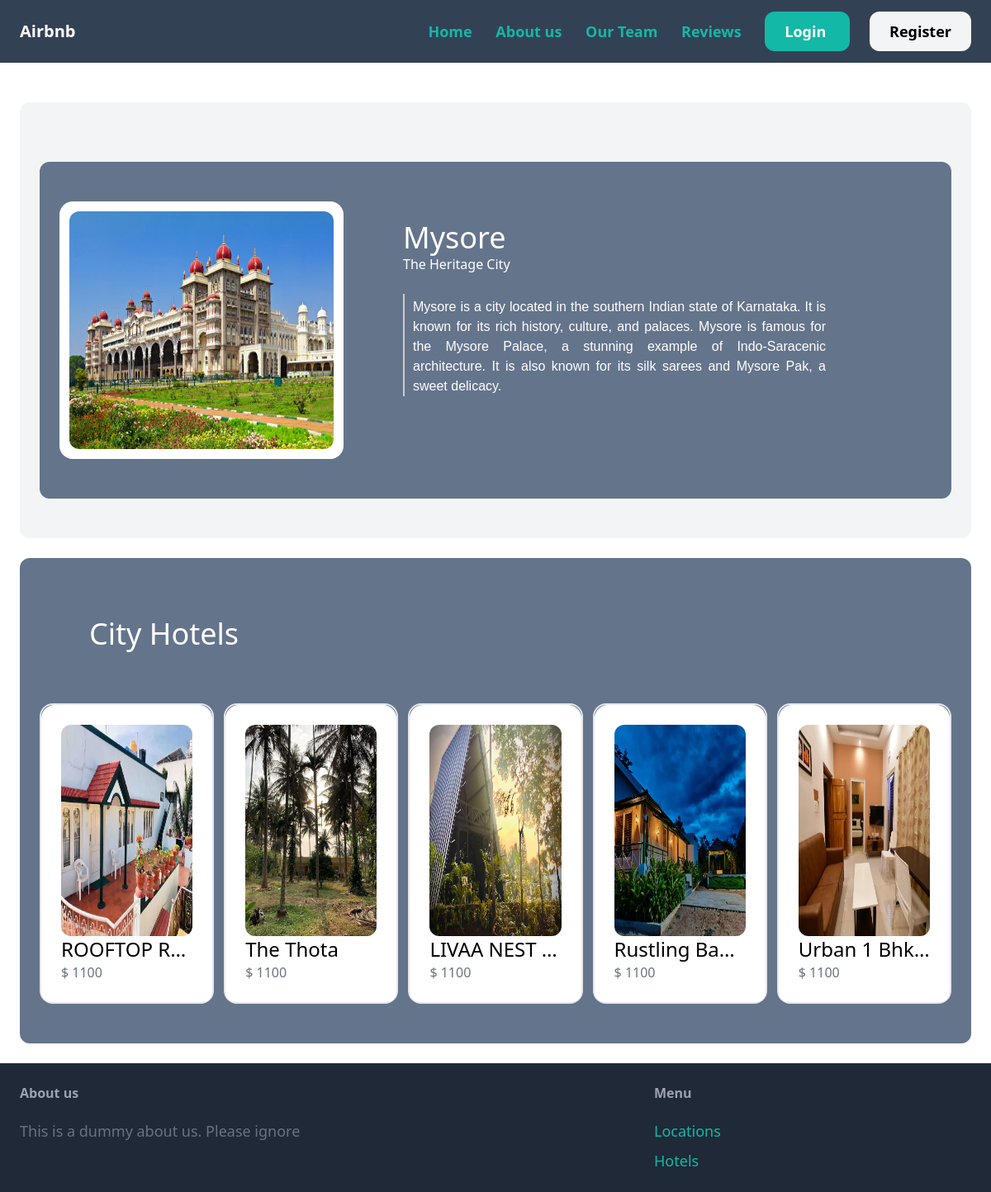
The page /get_location_detials/Mysore/ on the database its author committed.
### hotel/models.py (models this page shows, shortened)
class Location(models.Model):
    name = models.CharField(max_length=50)
    description = models.TextField()
    long_description = models.TextField(blank=True, null=True)
    short_description = models.CharField(max_length=50, blank=True, null=True)
    image = models.ImageField(upload_to="location_images", blank=True, null=True)

class Hotel(models.Model):
    location = models.ForeignKey(Location, on_delete=models.CASCADE)
    name = models.CharField(max_length=50)
    index = models.CharField(max_length=3)
    description = models.TextField()
    short_description = models.CharField(max_length=50, blank=True, null=True)
    host_description = models.CharField(max_length=50, blank=True, null=True)
    long_description = models.TextField(null=True)
    image = models.ImageField(upload_to="hotel_images", blank=True, null=True)
    price = models.IntegerField()

### hotel/views.py (the view)
# urls.py: path('get_location_detials/<str:location_name>/', get_location_detials, name="get_location_detials"),
def get_location_detials(request, location_name):
    location = Location.objects.get(name__iexact=location_name)
    hotels = Hotel.objects.filter(location__name__iexact=location_name)
    context = {
        "location": location,
        "hotels": hotels
    }
    return render(request, "hotel/location_details.html", context=context)

### hotel/templates/hotel/location_details.html
{% extends 'core/base.html' %}
{% block content %}
<div class="mt-6 px-6 py-12 bg-gray-100 rounded-xl">
    <div class="mt-6 px-6 py-12 bg-slate-500  rounded-xl">
        <div class="grid grid-cols-3 gap-3">
            <div class="bg-white p-3 rounded-2xl w-full">
                {% if location.image %}
                    <img src="{{ location.image.url }}" class="rounded-xl w-96 h-72">
                {% else %}
                    <img src="/media/location_images/cities/{{location.name|lower}}.jpg" class="rounded-xl w-96 h-72">
                {% endif %}
            </div>
            <div class="mb-4 ml-9 p-6 text-white col-span-2">
                <h1 class="h1 text-white text-4xl">{{location.name}}</h1>
                <div class="h3">{{location.description}}</div>
                <br>
                <p class="pt-1 max-w-lg text-white" style="font-size: 16px;line-height: 1.5;font-family: Arial, sans-serif;text-align: justify;border-left: 2px solid #ccc;padding-left: 10px;">
                    {{location.long_description}}</div>
            </div>
        </div>
    </div>
    <div class="mt-6 px-6 py-12 bg-slate-500  rounded-xl">
        <div class="mb-4 ml-9 p-6 text-white">
            <h1 class="h1 text-white text-4xl">City Hotels</h1>
        </div>
        <div class="grid grid-cols-5 gap-3 mt-10">
            {% for hotel in hotels %}
                <a href={% url "get_hotel_detials" hotel_name=hotel.name %} class="border-2 max-w-none rounded-2xl">
                    <div class="p-6 bg-white rounded-b-xl max-w-xs h-full rounded-2xl">
                            <img src="/media/hotels/{{hotel.location.name|lower}}/house{{hotel.index}}.png" class="rounded-xl h-64 w-72">
                        <h2 class="text-2xl truncate">{{hotel.name}}</h2>
                        <p class="text-gray-500">$ {{hotel.price}}</p>
                    </div>
                </a>
            {% endfor %}
        </div>
    </div>
</div>
{% endblock %}

### rows shown on the page
Location: name "Mysore", description "The Heritage City", long_description "Mysore is a city located in the southern Indian state of Karnataka. It is known for its rich history, culture, and palaces. Mysore is famous for the Mysore Palace, a stunning example of Indo-Saracenic architecture. It is also known for its silk sarees and Mysore Pak, a sweet delicacy."
Hotel: shows a picture, name "ROOFTOP R…", price "1100"
Hotel: shows a picture, name "The Thota", price "1100"
Hotel: shows a picture, name "LIVAA NEST…", price "1100"
Hotel: shows a picture, name "Rustling Ba…", price "1100"
Hotel: shows a picture, name "Urban 1 Bhk…", price "1100"
